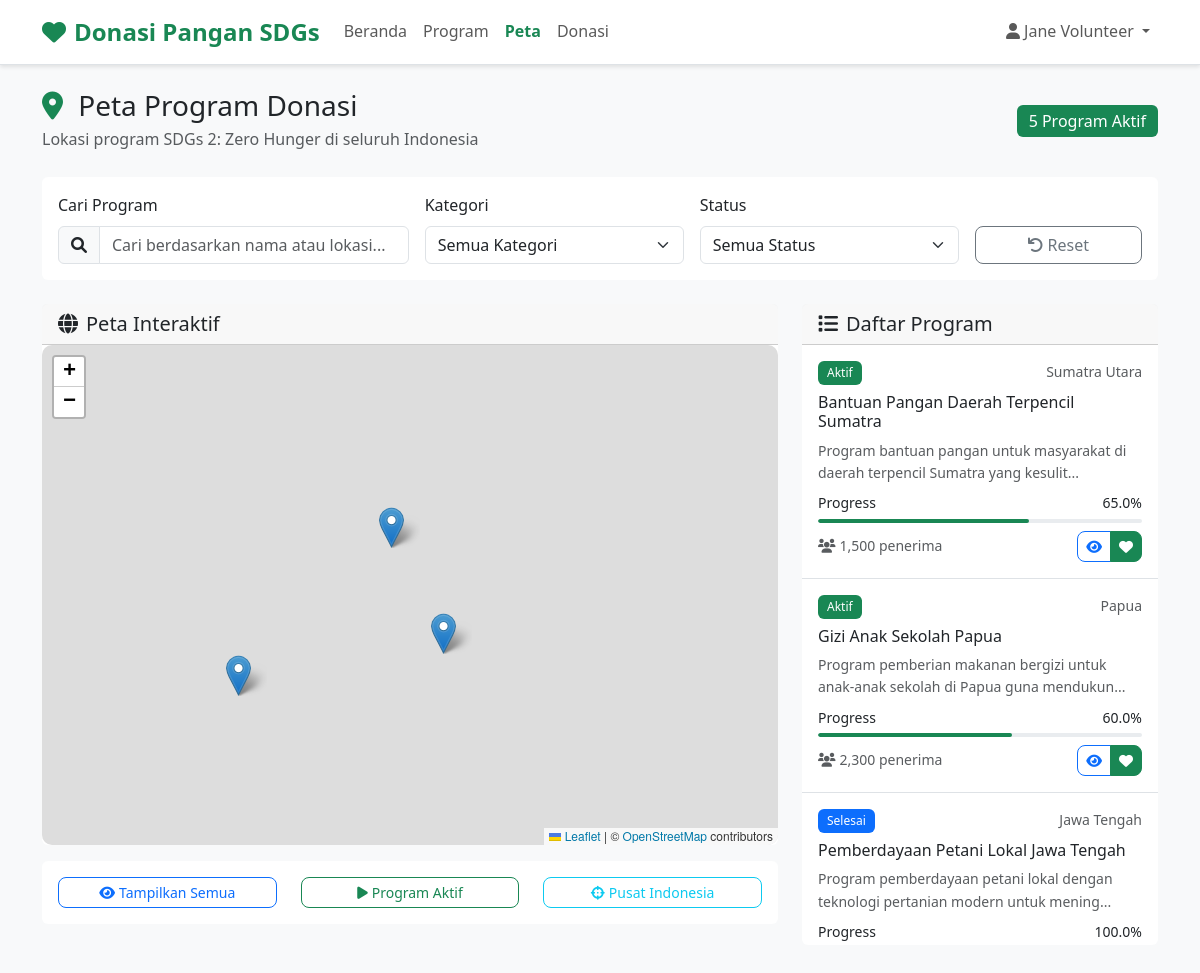
The page /maps.php (signed in) on the database its author committed.
### tables this page shows
CREATE TABLE programs (
    id INT PRIMARY KEY AUTO_INCREMENT,
    title VARCHAR(255) NOT NULL,
    description TEXT NOT NULL,
    target_amount DECIMAL(15,2) NOT NULL,
    current_amount DECIMAL(15,2) DEFAULT 0,
    location VARCHAR(100) NOT NULL,
    category VARCHAR(100),
    status ENUM('active', 'completed', 'paused') DEFAULT 'active',
    start_date DATE,
    end_date DATE,
    latitude DECIMAL(10, 8),
    longitude DECIMAL(11, 8),
    address TEXT,
    beneficiaries INT DEFAULT 0,
    created_by INT,
    created_at TIMESTAMP DEFAULT CURRENT_TIMESTAMP,
    updated_at TIMESTAMP DEFAULT CURRENT_TIMESTAMP ON UPDATE CURRENT_TIMESTAMP,
    FOREIGN KEY (created_by) REFERENCES users(id)
);

### includes/config.php (called while the page is built, shortened)
<?php
function isLoggedIn() {
    return isset($_SESSION['user_id']);
}
?>

### maps.php (the view, shortened to what this page needs)
<?php
require_once 'includes/config.php';
try {
    $stmt = $pdo->prepare("
        SELECT p.*,
               (SELECT COUNT(*) FROM donations d WHERE d.program_id = p.id AND d.payment_status = 'success') as donor_count
        FROM programs p
        WHERE p.latitude IS NOT NULL AND p.longitude IS NOT NULL
        ORDER BY p.created_at DESC
    ");
    $stmt->execute();
    $programs = $stmt->fetchAll();
} catch (PDOException $e) {
    $programs = [];
}
?>
<!DOCTYPE html>
<html lang="id">
<head>
    <link href="https://cdn.jsdelivr.net/npm/bootstrap@5.3.0/dist/css/bootstrap.min.css" rel="stylesheet">
    <link href="https://cdnjs.cloudflare.com/ajax/libs/font-awesome/6.0.0/css/all.min.css" rel="stylesheet">
    <link rel="stylesheet" href="https://unpkg.com/leaflet@1.9.4/dist/leaflet.css"/>
    <link href="assets/css/style.css" rel="stylesheet">
</head>
<body class="bg-light">
    <nav class="navbar navbar-expand-lg navbar-light bg-white border-bottom sticky-top">
        <div class="container">
            <a class="navbar-brand d-flex align-items-center" href="index.php">
                <i class="fas fa-heart text-success me-2 fs-4"></i>
                <span class="fw-bold text-success">Donasi Pangan SDGs</span>
            </a>
            <div class="collapse navbar-collapse" id="navbarNav">
                <ul class="navbar-nav me-auto">
                    <li class="nav-item">
                        <a class="nav-link" href="index.php">Beranda</a>
                    </li>
                    <li class="nav-item">
                        <a class="nav-link" href="dashboard.php">Program</a>
                    </li>
                    <li class="nav-item">
                        <a class="nav-link active" href="maps.php">Peta</a>
                    </li>
                    <li class="nav-item">
                        <a class="nav-link" href="donate.php">Donasi</a>
                    </li>
                </ul>
                <div class="navbar-nav">
                    <?php if (isLoggedIn()): ?>
                        <div class="dropdown">
                            <a class="nav-link dropdown-toggle" href="#" role="button" data-bs-toggle="dropdown">
                                <i class="fas fa-user me-1"></i><?= htmlspecialchars($_SESSION['user_name']) ?>
                            </a>
                        </div>
                    <?php else: ?>
                        <a class="nav-link btn btn-outline-success me-2" href="login.php">Login</a>
                        <a class="nav-link btn btn-success" href="register.php">Register</a>
                    <?php endif; ?>
                </div>
            </div>
        </div>
    </nav>
    <div class="container py-4">
        <div class="row mb-4">
            <div class="col">
                <div class="d-flex justify-content-between align-items-center">
                    <div>
                        <h1 class="h3 mb-1">
                            <i class="fas fa-map-marker-alt text-success me-2"></i>
                            Peta Program Donasi
                        </h1>
                        <p class="text-muted mb-0">Lokasi program SDGs 2: Zero Hunger di seluruh Indonesia</p>
                    </div>
                    <div class="badge bg-success fs-6">
                        <?= count($programs) ?> Program Aktif
                    </div>
                </div>
            </div>
        </div>
        <div class="card mb-4">
            <div class="card-body">
                <div class="row g-3">
                    <div class="col-md-4">
                        <label class="form-label">Cari Program</label>
                        <div class="input-group">
                            <span class="input-group-text"><i class="fas fa-search"></i></span>
                            <input type="text" class="form-control" id="searchInput" placeholder="Cari berdasarkan nama atau lokasi...">
                        </div>
                    </div>
                    <div class="col-md-3">
                        <label class="form-label">Kategori</label>
                        <select class="form-select" id="categoryFilter">
                            <option value="">Semua Kategori</option>
                        </select>
                    </div>
                    <div class="col-md-3">
                        <label class="form-label">Status</label>
                        <select class="form-select" id="statusFilter">
                            <option value="">Semua Status</option>
                        </select>
                    </div>
                    <div class="col-md-2">
                        <label class="form-label">&nbsp;</label>
                        <button class="btn btn-outline-secondary w-100" onclick="resetFilters()">
                            <i class="fas fa-undo me-1"></i>Reset
                        </button>
                    </div>
                </div>
            </div>
        </div>
        <div class="row">
            <div class="col-lg-8 mb-4">
                <div class="card">
                    <div class="card-header">
                        <h5 class="card-title mb-0">
                            <i class="fas fa-globe me-2"></i>Peta Interaktif
                        </h5>
                    </div>
                    <div class="card-body p-0">
                        <div id="map"></div>
                    </div>
                </div>
                 <div class="card mt-3">
                    <div class="card-body">
                        <div class="row text-center">
                            <div class="col-4">
                                <button class="btn btn-outline-primary btn-sm w-100" onclick="showAllPrograms()">
                                    <i class="fas fa-eye me-1"></i>Tampilkan Semua
                                </button>
                            </div>
                            <div class="col-4">
                                <button class="btn btn-outline-success btn-sm w-100" onclick="filterByStatus('active')">
                                    <i class="fas fa-play me-1"></i>Program Aktif
                                </button>
                            </div>
                            <div class="col-4">
                                <button class="btn btn-outline-info btn-sm w-100" onclick="centerMap()">
                                    <i class="fas fa-crosshairs me-1"></i>Pusat Indonesia
                                </button>
                            </div>
                        </div>
                    </div>
                </div>
            </div>
            <div class="col-lg-4">
                <div class="card">
                    <div class="card-header">
                        <h5 class="card-title mb-0">
                            <i class="fas fa-list me-2"></i>Daftar Program
                        </h5>
                    </div>
                    <div class="card-body p-0">
                        <div id="programList" style="max-height: 600px; overflow-y: auto;">
                            <?php if (empty($programs)): ?>
                                <p class="p-3 text-center text-muted">Tidak ada program yang ditemukan.</p>
                            <?php else: ?>
                                <?php foreach ($programs as $program): ?>
                                    <div class="program-card p-3 border-bottom" data-program-id="<?= $program['id'] ?>" onclick="selectProgram(<?= $program['id'] ?>)">
                                        <div class="d-flex justify-content-between align-items-start mb-2">
                                            <span class="badge bg-<?= $program['status'] === 'active' ? 'success' : ($program['status'] === 'completed' ? 'primary' : 'secondary') ?> small">
                                                <?= $program['status'] === 'active' ? 'Aktif' : ($program['status'] === 'completed' ? 'Selesai' : 'Dijeda') ?>
                                            </span>
                                            <small class="text-muted"><?= htmlspecialchars($program['location']) ?></small>
                                        </div>
                                        <h6 class="mb-2 program-title"><?= htmlspecialchars($program['title']) ?></h6>
                                        <p class="text-muted small mb-2 program-description"><?= htmlspecialchars(substr($program['description'], 0, 80)) ?>...</p>
                                        <?php
                                        $progress = $program['target_amount'] > 0 ? ($program['current_amount'] / $program['target_amount']) * 100 : 0;
                                        ?>
                                        <div class="mb-2">
                                            <div class="d-flex justify-content-between small mb-1">
                                                <span>Progress</span>
                                                <span><?= number_format($progress, 1) ?>%</span>
                                            </div>
                                            <div class="progress" style="height: 4px;">
                                                <div class="progress-bar bg-success" style="width: <?= min($progress, 100) ?>%"></div>
                                            </div>
                                        </div>
                                        <div class="d-flex justify-content-between align-items-center">
                                            <small class="text-muted">
                                                <i class="fas fa-users me-1"></i><?= number_format($program['beneficiaries']) ?> penerima
                                            </small>
                                            <div class="btn-group btn-group-sm">
                                                <button class="btn btn-outline-primary btn-sm" onclick="event.stopPropagation(); viewProgram(<?= $program['id'] ?>)">
                                                    <i class="fas fa-eye"></i>
                                                </button>
                                                <?php if ($program['status'] === 'active'): ?>
                                                    <button class="btn btn-success btn-sm" onclick="event.stopPropagation(); donateToProgram(<?= $program['id'] ?>)">
                                                        <i class="fas fa-heart"></i>
                                                    </button>
                                                <?php endif; ?>
                                            </div>
                                        </div>
                                    </div>
                                <?php endforeach; ?>
                            <?php endif; ?>
                        </div>
                    </div>
                </div>
            </div>
        </div>
    </div>
</body>
</html>

### assets/css/style.css (style rules this page uses)
:root { --primary-color: #198754; --primary-hover: #157347; --secondary-color: #6c757d; --success-color: #198754; --danger-color: #dc3545; --warning-color: #ffc107; --info-color: #0dcaf0; --light-color: #f8f9fa; --dark-color: #212529; }
body { font-family: "Segoe UI", Tahoma, Geneva, Verdana, sans-serif; line-height: 1.6; }
.card { transition: all 0.3s ease; border: none; }
.progress { border-radius: 10px; height: 8px; }
.progress-bar { border-radius: 10px; }
.btn { border-radius: 8px; font-weight: 500; transition: all 0.3s ease; }
.navbar-brand { font-size: 1.5rem; font-weight: 700; }
.text-success { color: var(--success-color) !important; }
.btn-success { background-color: var(--success-color); border-color: var(--success-color); }
.btn-outline-success { color: var(--success-color); border-color: var(--success-color); }
.input-group-text { background-color: #f8f9fa; border-color: #dee2e6; }
.navbar { box-shadow: 0 2px 4px rgba(0, 0, 0, 0.1); }
.navbar-nav .nav-link { font-weight: 500; transition: color 0.3s ease; }
.navbar-nav .nav-link.active { color: var(--success-color) !important; font-weight: 600; }
.badge { font-weight: 500; padding: 0.5em 0.75em; }

### maps.php (style rules this page uses)
#map { height: 500px; width: 100%; border-radius: 10px; z-index: 0; }
.program-card { cursor: pointer; transition: all 0.3s ease; }

### rows shown on the page
programs: status "Aktif", location "Sumatra Utara", title "Bantuan Pangan Daerah Terpencil Sumatra", description "Program bantuan pangan untuk masyarakat di daerah terpencil Sumatra yang kesulit", progress "65.0", beneficiaries "1,500"
programs: status "Aktif", location "Papua", title "Gizi Anak Sekolah Papua", description "Program pemberian makanan bergizi untuk anak-anak sekolah di Papua guna mendukun", progress "60.0", beneficiaries "2,300"
programs: status "Selesai", location "Jawa Tengah", title "Pemberdayaan Petani Lokal Jawa Tengah", description "Program pemberdayaan petani lokal dengan teknologi pertanian modern untuk mening", progress "100.0"

### other values the page prints
$_SESSION['user_name'] "Jane Volunteer"
count($programs) "5"
